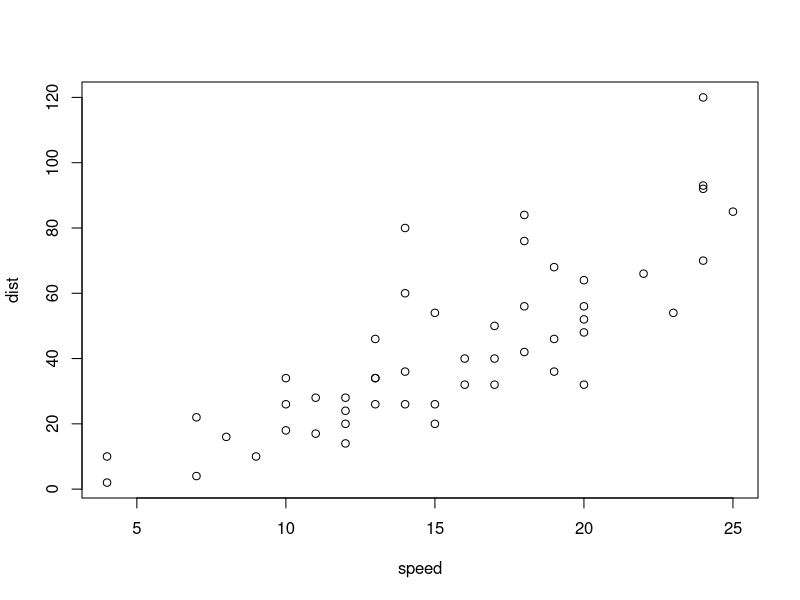
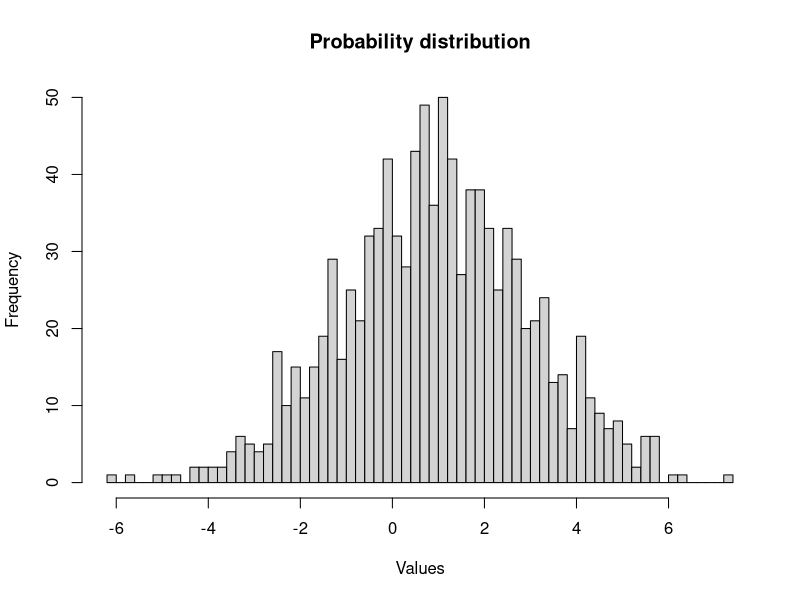

These figures' R source, in order:
## ---- chunk 1
summary(cars)
## ---- chunk 2
plot(cars)
## ---- chunk 3
set.seed(19930813)
samp1 = rnorm(14, mean = 17, sd =3)
samp1
## ---- chunk 4
normsamps <- rnorm(1000, mean = 1, sd = 2)
## ---- chunk 5
mean(rnorm(1000, mean = 4, sd = 4))
sd(rnorm(1000, mean = 4, sd = 4))
## ---- chunk 6
as.numeric(normsamps < 3)
## ---- chunk 7
?rnorm
pnorm(3, mean=1, sd=2)
## ---- chunk 8
sampMaxDev <- max(normsamps)
sampMaxDev
## ---- chunk 9
?rnorm
2 * pnorm(sampMaxDev, lower.tail=F)
## ---- chunk 10
hist(normsamps ,main = "Probability distribution", xlab = "Values", breaks = 60)
